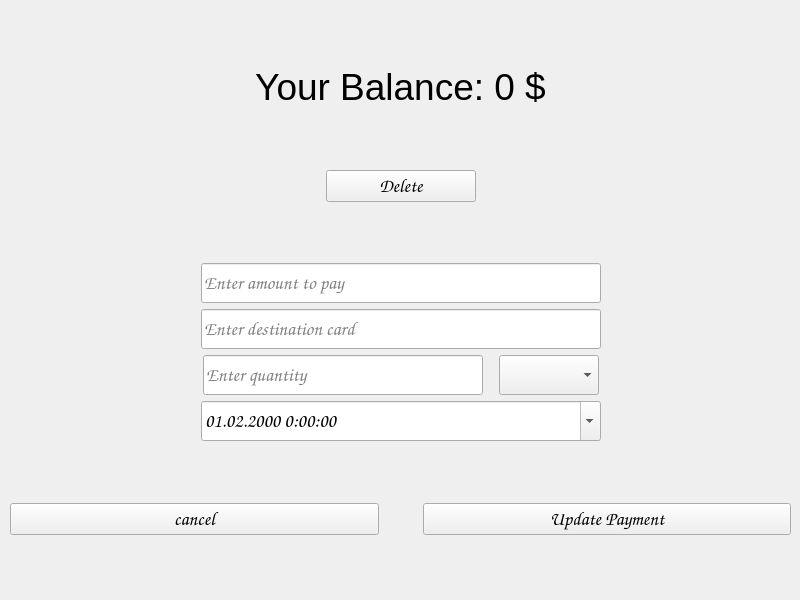
<?xml version="1.0" encoding="UTF-8"?>
<ui version="4.0">
 <class>UpdatePaymentMenu</class>
 <widget class="QWidget" name="UpdatePaymentMenu">
  <property name="geometry">
   <rect>
    <x>0</x>
    <y>0</y>
    <width>800</width>
    <height>600</height>
   </rect>
  </property>
  <property name="font">
   <font>
    <family>Comic Sans MS</family>
    <pointsize>14</pointsize>
   </font>
  </property>
  <property name="windowTitle">
   <string>Form</string>
  </property>
  <widget class="QWidget" name="verticalLayoutWidget">
   <property name="geometry">
    <rect>
     <x>10</x>
     <y>10</y>
     <width>781</width>
     <height>581</height>
    </rect>
   </property>
   <layout class="QVBoxLayout" name="MainLayout">
    <item>
     <spacer name="verticalSpacer_2">
      <property name="orientation">
       <enum>Qt::Vertical</enum>
      </property>
      <property name="sizeHint" stdset="0">
       <size>
        <width>20</width>
        <height>40</height>
       </size>
      </property>
     </spacer>
    </item>
    <item>
     <widget class="QLabel" name="LabelName">
      <property name="font">
       <font>
        <family>Arial</family>
        <pointsize>28</pointsize>
       </font>
      </property>
      <property name="text">
       <string>Your Balance: 0 $</string>
      </property>
      <property name="textFormat">
       <enum>Qt::PlainText</enum>
      </property>
      <property name="alignment">
       <set>Qt::AlignBottom|Qt::AlignHCenter</set>
      </property>
     </widget>
    </item>
    <item>
     <spacer name="verticalSpacer_5">
      <property name="orientation">
       <enum>Qt::Vertical</enum>
      </property>
      <property name="sizeHint" stdset="0">
       <size>
        <width>20</width>
        <height>40</height>
       </size>
      </property>
     </spacer>
    </item>
    <item>
     <layout class="QHBoxLayout" name="DeleteLayout">
      <item>
       <spacer name="horizontalSpacer_9">
        <property name="orientation">
         <enum>Qt::Horizontal</enum>
        </property>
        <property name="sizeHint" stdset="0">
         <size>
          <width>40</width>
          <height>20</height>
         </size>
        </property>
       </spacer>
      </item>
      <item>
       <widget class="QPushButton" name="delete_button">
        <property name="sizePolicy">
         <sizepolicy hsizetype="Fixed" vsizetype="Fixed">
          <horstretch>0</horstretch>
          <verstretch>0</verstretch>
         </sizepolicy>
        </property>
        <property name="minimumSize">
         <size>
          <width>150</width>
          <height>0</height>
         </size>
        </property>
        <property name="text">
         <string>Delete</string>
        </property>
       </widget>
      </item>
      <item>
       <spacer name="horizontalSpacer_10">
        <property name="orientation">
         <enum>Qt::Horizontal</enum>
        </property>
        <property name="sizeHint" stdset="0">
         <size>
          <width>40</width>
          <height>20</height>
         </size>
        </property>
       </spacer>
      </item>
     </layout>
    </item>
    <item>
     <spacer name="verticalSpacer_4">
      <property name="orientation">
       <enum>Qt::Vertical</enum>
      </property>
      <property name="sizeHint" stdset="0">
       <size>
        <width>20</width>
        <height>40</height>
       </size>
      </property>
     </spacer>
    </item>
    <item>
     <layout class="QVBoxLayout" name="InputLayout">
      <item>
       <layout class="QHBoxLayout" name="AmountLayout">
        <item>
         <spacer name="horizontalSpacer_3">
          <property name="orientation">
           <enum>Qt::Horizontal</enum>
          </property>
          <property name="sizeHint" stdset="0">
           <size>
            <width>40</width>
            <height>20</height>
           </size>
          </property>
         </spacer>
        </item>
        <item>
         <widget class="QLineEdit" name="amount_input">
          <property name="sizePolicy">
           <sizepolicy hsizetype="Fixed" vsizetype="Fixed">
            <horstretch>0</horstretch>
            <verstretch>0</verstretch>
           </sizepolicy>
          </property>
          <property name="minimumSize">
           <size>
            <width>400</width>
            <height>40</height>
           </size>
          </property>
          <property name="font">
           <font>
            <family>Comic Sans MS</family>
            <pointsize>14</pointsize>
           </font>
          </property>
          <property name="inputMask">
           <string/>
          </property>
          <property name="text">
           <string/>
          </property>
          <property name="maxLength">
           <number>7</number>
          </property>
          <property name="placeholderText">
           <string>Enter amount to pay</string>
          </property>
         </widget>
        </item>
        <item>
         <spacer name="horizontalSpacer_4">
          <property name="orientation">
           <enum>Qt::Horizontal</enum>
          </property>
          <property name="sizeHint" stdset="0">
           <size>
            <width>40</width>
            <height>20</height>
           </size>
          </property>
         </spacer>
        </item>
       </layout>
      </item>
      <item>
       <layout class="QHBoxLayout" name="DestinationLayout">
        <item>
         <spacer name="horizontalSpacer_7">
          <property name="orientation">
           <enum>Qt::Horizontal</enum>
          </property>
          <property name="sizeHint" stdset="0">
           <size>
            <width>40</width>
            <height>20</height>
           </size>
          </property>
         </spacer>
        </item>
        <item>
         <widget class="QLineEdit" name="card_input">
          <property name="sizePolicy">
           <sizepolicy hsizetype="Fixed" vsizetype="Fixed">
            <horstretch>0</horstretch>
            <verstretch>0</verstretch>
           </sizepolicy>
          </property>
          <property name="minimumSize">
           <size>
            <width>400</width>
            <height>40</height>
           </size>
          </property>
          <property name="font">
           <font>
            <family>Comic Sans MS</family>
            <pointsize>14</pointsize>
           </font>
          </property>
          <property name="inputMask">
           <string/>
          </property>
          <property name="text">
           <string/>
          </property>
          <property name="maxLength">
           <number>16</number>
          </property>
          <property name="placeholderText">
           <string>Enter destination card</string>
          </property>
         </widget>
        </item>
        <item>
         <spacer name="horizontalSpacer_8">
          <property name="orientation">
           <enum>Qt::Horizontal</enum>
          </property>
          <property name="sizeHint" stdset="0">
           <size>
            <width>40</width>
            <height>20</height>
           </size>
          </property>
         </spacer>
        </item>
       </layout>
      </item>
     </layout>
    </item>
    <item>
     <layout class="QHBoxLayout" name="DateLayout">
      <item>
       <spacer name="horizontalSpacer_5">
        <property name="orientation">
         <enum>Qt::Horizontal</enum>
        </property>
        <property name="sizeType">
         <enum>QSizePolicy::Expanding</enum>
        </property>
        <property name="sizeHint" stdset="0">
         <size>
          <width>190</width>
          <height>20</height>
         </size>
        </property>
       </spacer>
      </item>
      <item>
       <widget class="QLineEdit" name="quantity_input">
        <property name="sizePolicy">
         <sizepolicy hsizetype="Fixed" vsizetype="Fixed">
          <horstretch>0</horstretch>
          <verstretch>0</verstretch>
         </sizepolicy>
        </property>
        <property name="minimumSize">
         <size>
          <width>280</width>
          <height>40</height>
         </size>
        </property>
        <property name="placeholderText">
         <string>Enter quantity</string>
        </property>
       </widget>
      </item>
      <item>
       <spacer name="horizontalSpacer">
        <property name="orientation">
         <enum>Qt::Horizontal</enum>
        </property>
        <property name="sizeType">
         <enum>QSizePolicy::Fixed</enum>
        </property>
        <property name="sizeHint" stdset="0">
         <size>
          <width>10</width>
          <height>20</height>
         </size>
        </property>
       </spacer>
      </item>
      <item>
       <widget class="QComboBox" name="comboBox">
        <property name="sizePolicy">
         <sizepolicy hsizetype="Fixed" vsizetype="Fixed">
          <horstretch>0</horstretch>
          <verstretch>0</verstretch>
         </sizepolicy>
        </property>
        <property name="minimumSize">
         <size>
          <width>100</width>
          <height>40</height>
         </size>
        </property>
       </widget>
      </item>
      <item>
       <spacer name="horizontalSpacer_6">
        <property name="orientation">
         <enum>Qt::Horizontal</enum>
        </property>
        <property name="sizeType">
         <enum>QSizePolicy::Expanding</enum>
        </property>
        <property name="sizeHint" stdset="0">
         <size>
          <width>190</width>
          <height>20</height>
         </size>
        </property>
       </spacer>
      </item>
     </layout>
    </item>
    <item>
     <layout class="QHBoxLayout" name="DateInput">
      <item>
       <spacer name="horizontalSpacer_14">
        <property name="orientation">
         <enum>Qt::Horizontal</enum>
        </property>
        <property name="sizeHint" stdset="0">
         <size>
          <width>40</width>
          <height>20</height>
         </size>
        </property>
       </spacer>
      </item>
      <item>
       <widget class="QDateTimeEdit" name="dateTimeEdit">
        <property name="minimumSize">
         <size>
          <width>400</width>
          <height>40</height>
         </size>
        </property>
        <property name="date">
         <date>
          <year>2000</year>
          <month>2</month>
          <day>1</day>
         </date>
        </property>
        <property name="displayFormat">
         <string>dd.MM.yyyy H:mm:ss</string>
        </property>
        <property name="calendarPopup">
         <bool>true</bool>
        </property>
       </widget>
      </item>
      <item>
       <spacer name="horizontalSpacer_15">
        <property name="orientation">
         <enum>Qt::Horizontal</enum>
        </property>
        <property name="sizeHint" stdset="0">
         <size>
          <width>40</width>
          <height>20</height>
         </size>
        </property>
       </spacer>
      </item>
     </layout>
    </item>
    <item>
     <spacer name="verticalSpacer">
      <property name="orientation">
       <enum>Qt::Vertical</enum>
      </property>
      <property name="sizeHint" stdset="0">
       <size>
        <width>20</width>
        <height>40</height>
       </size>
      </property>
     </spacer>
    </item>
    <item>
     <layout class="QHBoxLayout" name="ButtonsLayout">
      <item>
       <widget class="QPushButton" name="back_button">
        <property name="text">
         <string>cancel</string>
        </property>
       </widget>
      </item>
      <item>
       <spacer name="horizontalSpacer_2">
        <property name="orientation">
         <enum>Qt::Horizontal</enum>
        </property>
        <property name="sizeType">
         <enum>QSizePolicy::Minimum</enum>
        </property>
        <property name="sizeHint" stdset="0">
         <size>
          <width>38</width>
          <height>18</height>
         </size>
        </property>
       </spacer>
      </item>
      <item>
       <widget class="QPushButton" name="new_payment_button">
        <property name="text">
         <string>Update Payment</string>
        </property>
       </widget>
      </item>
     </layout>
    </item>
    <item>
     <spacer name="verticalSpacer_3">
      <property name="orientation">
       <enum>Qt::Vertical</enum>
      </property>
      <property name="sizeHint" stdset="0">
       <size>
        <width>20</width>
        <height>40</height>
       </size>
      </property>
     </spacer>
    </item>
   </layout>
  </widget>
  <widget class="QWidget" name="layoutWidget">
   <property name="geometry">
    <rect>
     <x>790</x>
     <y>180</y>
     <width>800</width>
     <height>42</height>
    </rect>
   </property>
   <layout class="QHBoxLayout" name="DateLayout_2">
    <item>
     <spacer name="horizontalSpacer_11">
      <property name="orientation">
       <enum>Qt::Horizontal</enum>
      </property>
      <property name="sizeType">
       <enum>QSizePolicy::Expanding</enum>
      </property>
      <property name="sizeHint" stdset="0">
       <size>
        <width>190</width>
        <height>20</height>
       </size>
      </property>
     </spacer>
    </item>
    <item>
     <widget class="QLineEdit" name="quantity_input_2">
      <property name="sizePolicy">
       <sizepolicy hsizetype="Fixed" vsizetype="Fixed">
        <horstretch>0</horstretch>
        <verstretch>0</verstretch>
       </sizepolicy>
      </property>
      <property name="minimumSize">
       <size>
        <width>280</width>
        <height>40</height>
       </size>
      </property>
      <property name="placeholderText">
       <string>Enter quantity</string>
      </property>
     </widget>
    </item>
    <item>
     <spacer name="horizontalSpacer_12">
      <property name="orientation">
       <enum>Qt::Horizontal</enum>
      </property>
      <property name="sizeType">
       <enum>QSizePolicy::Fixed</enum>
      </property>
      <property name="sizeHint" stdset="0">
       <size>
        <width>10</width>
        <height>20</height>
       </size>
      </property>
     </spacer>
    </item>
    <item>
     <widget class="QComboBox" name="comboBox_2">
      <property name="sizePolicy">
       <sizepolicy hsizetype="Fixed" vsizetype="Fixed">
        <horstretch>0</horstretch>
        <verstretch>0</verstretch>
       </sizepolicy>
      </property>
      <property name="minimumSize">
       <size>
        <width>100</width>
        <height>40</height>
       </size>
      </property>
     </widget>
    </item>
    <item>
     <spacer name="horizontalSpacer_13">
      <property name="orientation">
       <enum>Qt::Horizontal</enum>
      </property>
      <property name="sizeType">
       <enum>QSizePolicy::Expanding</enum>
      </property>
      <property name="sizeHint" stdset="0">
       <size>
        <width>190</width>
        <height>20</height>
       </size>
      </property>
     </spacer>
    </item>
   </layout>
  </widget>
 </widget>
 <resources/>
 <connections/>
</ui>
